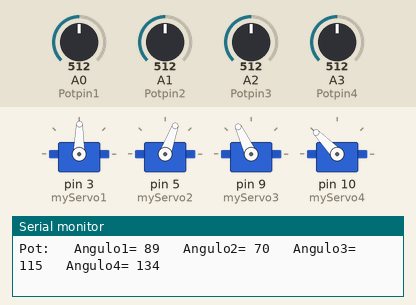
This sketch was run on a simulated Arduino Uno, built with avr-gcc and run on an emulated ATmega328P. Parts: 4 × servo, the last lines printed to the serial monitor. The inputs (shaded band) are chosen by the test bench; at power-on: A2 (Potpin3) = 512, A0 (Potpin1) = 512, A1 (Potpin2) = 512, A3 (Potpin4) = 512.

Above: at 1.2 s.
1.3 s: A2 (Potpin3) set to 390
At 2.3 s:
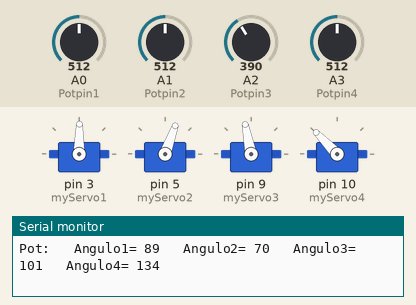
4.3 s: A2 (Potpin3) set to 356
At 5.5 s:
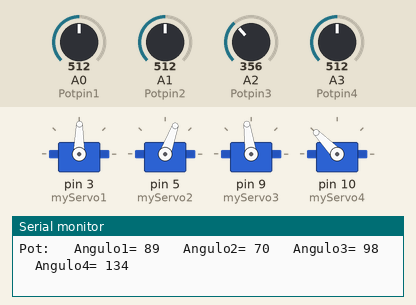
5.8 s: A0 (Potpin1) set to 558
At 6.5 s:
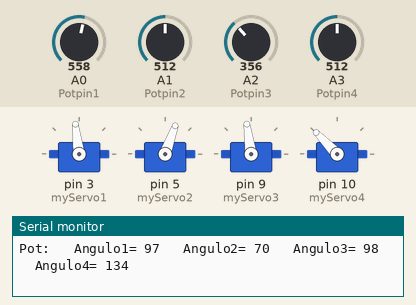
8.8 s: A0 (Potpin1) set to 590
At 9.3 s:
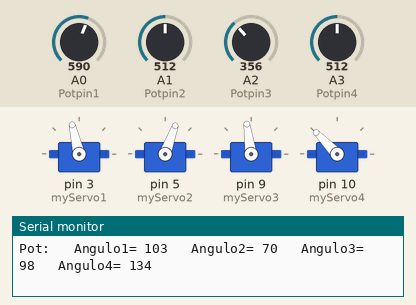
10.3 s: A1 (Potpin2) set to 718
At 10.9 s:
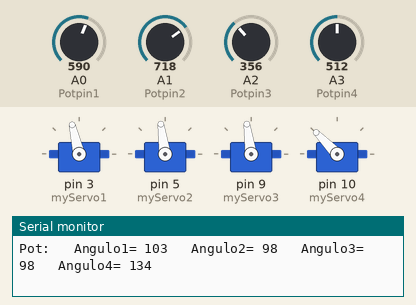
11.8 s: A1 (Potpin2) set to 737
At 13.2 s:
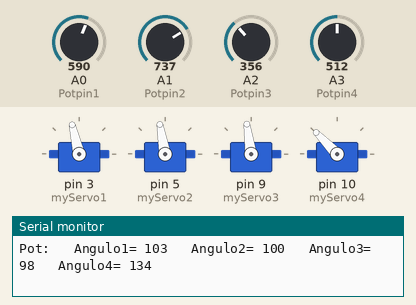
Timing chart, 0 to 14.4 s (numbered marks = the images above; inputs shaded):
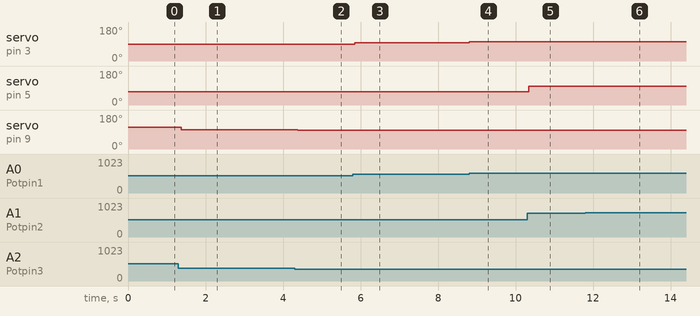

The sketch:

Servomotor.ino
```cpp
#include<Servo.h>

Servo myServo1;
Servo myServo2;
Servo myServo3;
Servo myServo4;

int const Potpin1=A0;
int const Potpin2=A1;
int const Potpin3=A2;
int const Potpin4=A3;

int Pot1;
int Pot2;
int Pot3;
int Pot4;

int Ang1;
int Ang2;
int Ang3;
int Ang4;

void setup() {
  // put your setup code here, to run once:
  myServo1.attach(3);
  myServo2.attach(5);
  myServo3.attach(9);
  myServo4.attach(10);

  Serial.begin(9600);
}

void loop() {
  // put your main code here, to run repeatedly:
  Pot1=analogRead(Potpin1);
  Pot2=analogRead(Potpin2);
  Pot3=analogRead(Potpin3);
  Pot4=analogRead(Potpin4);
  Serial.print("Pot:");

  Ang1=map(Pot1,0,1023,0,179);
  Serial.print("   Angulo1= ");
  Serial.print(Ang1);
  myServo1.write(Ang1);
  Ang2=map(Pot2,0,1023,0,140);
  Serial.print("   Angulo2= ");
  Serial.print(Ang2);
  myServo2.write(Ang2);
  Ang3=map(Pot3,0,1023,60,170);
  Serial.print("   Angulo3= ");
  Serial.print(Ang3);
  myServo3.write(Ang3);
  Ang4=map(Pot4,0,1023,90,179);
  Serial.print("   Angulo4= ");
  Serial.println(Ang4);
  myServo4.write(Ang4);
  delay(20);
}
```

Measured:
- after the input at 1.3 s, servo on pin 9 (myServo3): 115° → 101° after 0.08 s
- after the input at 4.3 s, servo on pin 9 (myServo3): 101° → 98° after 0.07 s
- after the input at 5.8 s, servo on pin 3 (myServo1): 89° → 97° after 0.05 s
- after the input at 8.8 s, servo on pin 3 (myServo1): 97° → 103° at once
- after the input at 10.3 s, servo on pin 5 (myServo2): 70° → 98° after 0.05 s
- after the input at 11.8 s, servo on pin 5 (myServo2): 98° → 100° after 0.08 s
